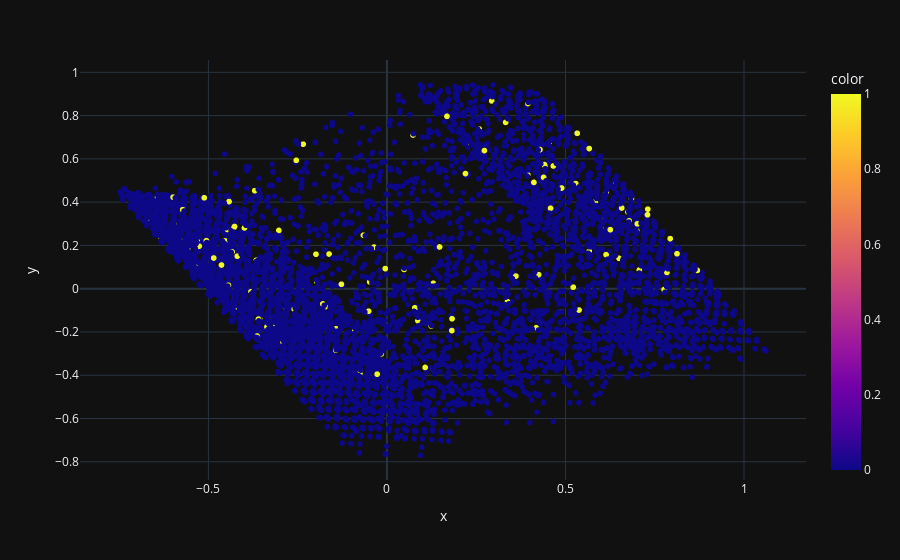

Notebook source saved alongside this figure:
### Code cell
px.scatter(x=comps[:, 0], y=comps[:, 1], color=train_labels_df["service_d"])

### Figure 1 — Plotly figure (JSON) as saved in the notebook; plotly's stock layout.template omitted (floating-point values rounded to 4 significant figures; data arrays with more than 128 entries replaced by an {"elided": "..."} marker saying what was removed)
{"data": [{"hovertemplate": "x=%{x}<br>y=%{y}<br>color=%{marker.color}<extra></extra>", "legendgroup": "", "marker": {"color": {"elided": "8000 int values"}, "coloraxis": "coloraxis", "symbol": "circle"}, "mode": "markers", "name": "", "showlegend": false, "type": "scattergl", "x": {"elided": "8000 float values"}, "xaxis": "x", "y": {"elided": "8000 float values"}, "yaxis": "y"}], "layout": {"coloraxis": {"colorbar": {"title": {"text": "color"}}, "colorscale": [[0, "#0d0887"], [0.1111, "#46039f"], [0.2222, "#7201a8"], [0.3333, "#9c179e"], [0.4444, "#bd3786"], [0.5556, "#d8576b"], [0.6667, "#ed7953"], [0.7778, "#fb9f3a"], [0.8889, "#fdca26"], [1, "#f0f921"]]}, "legend": {"tracegroupgap": 0}, "margin": {"t": 60}, "xaxis": {"anchor": "y", "domain": [0, 1], "title": {"text": "x"}}, "yaxis": {"anchor": "x", "domain": [0, 1], "title": {"text": "y"}}}}
